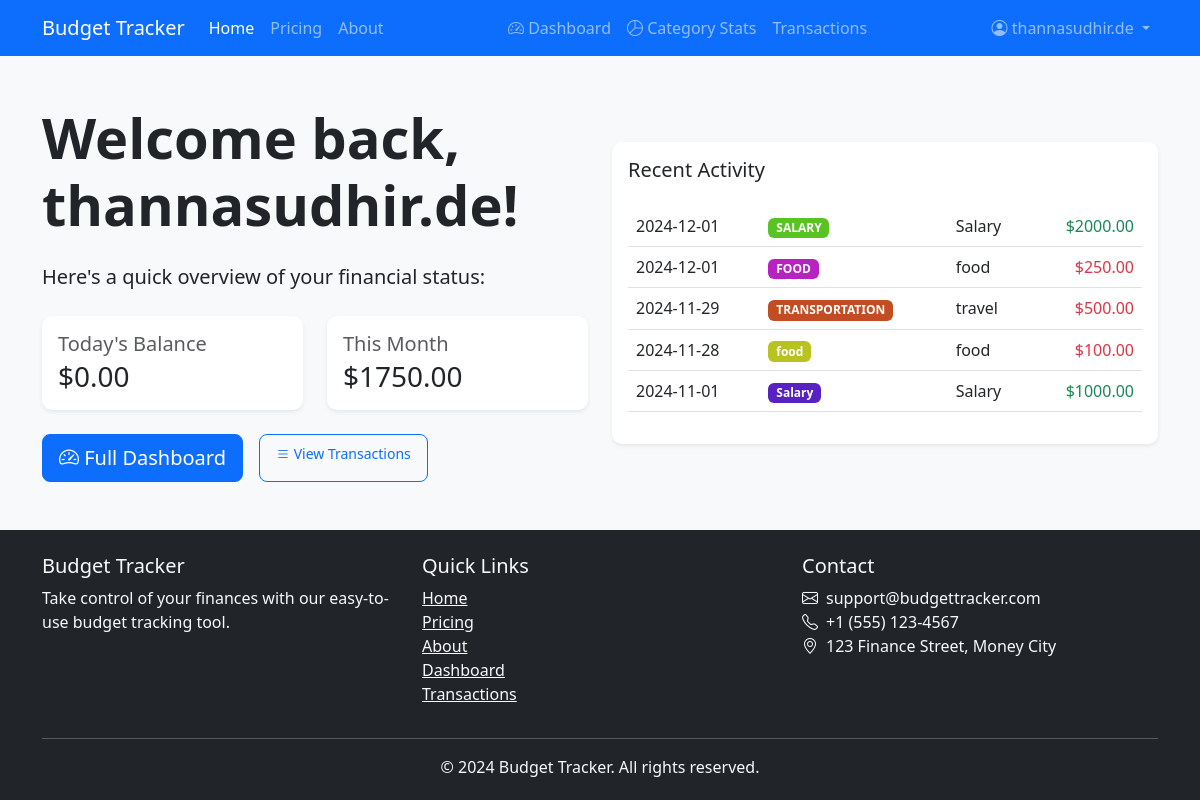
/ (signed in), run on the app's committed database.
### models.py (models this page shows, shortened)
class User(UserMixin, db.Model):
    __tablename__ = 'user'
    id = db.Column(db.Integer, primary_key=True)
    username = db.Column(db.String(80), unique=True, nullable=False)
    email = db.Column(db.String(120), unique=True, nullable=False)
    password_hash = db.Column(db.String(128))
    role = db.Column(db.Enum(UserRole), default=UserRole.NORMAL)
    is_active = db.Column(db.Boolean, default=True, nullable=False)
    trial_end_date = db.Column(db.DateTime, nullable=True)
    created_at = db.Column(db.DateTime, nullable=False, default=datetime.utcnow)
    updated_at = db.Column(db.DateTime, onupdate=datetime.utcnow)
    last_login = db.Column(db.DateTime)
    reset_token = db.Column(db.String(100), unique=True)
    reset_token_expires = db.Column(db.DateTime)
    transactions = db.relationship('BudgetTransaction', backref='user', lazy=True)
    feedback_submissions = db.relationship('Feedback', backref=db.backref('submitted_by', lazy=True), lazy=True)
    budgets = db.relationship('UserBudget', backref='user', lazy=True)

class BudgetTransaction(db.Model):
    __tablename__ = 'budget_transaction'
    id = db.Column(db.Integer, primary_key=True)
    amount = db.Column(db.Float, nullable=False)
    description = db.Column(db.String(200), nullable=False)
    type = db.Column(db.String(20), nullable=False)
    date = db.Column(db.DateTime, nullable=False, default=datetime.utcnow)
    category = db.Column(db.String(50), nullable=False, default='UNCATEGORIZED')
    user_id = db.Column(db.Integer, db.ForeignKey('user.id'), nullable=False)
    created_at = db.Column(db.DateTime, nullable=False, default=datetime.utcnow)
    updated_at = db.Column(db.DateTime, onupdate=datetime.utcnow)

### routes.py (the view)
    @app.route('/')
    def home():
        if current_user.is_authenticated:
            today_start = datetime.combine(datetime.now().date(), datetime.min.time())
            today_end = datetime.combine(datetime.now().date(), datetime.max.time())
            today_transactions = BudgetTransaction.query.filter(
                BudgetTransaction.user_id == current_user.id,
                BudgetTransaction.date.between(today_start, today_end)
            ).all()
            today_balance = sum(t.amount for t in today_transactions)
            month_start = datetime.now().replace(day=1, hour=0, minute=0, second=0, microsecond=0)
            month_end = datetime.now()
            month_transactions = BudgetTransaction.query.filter(
                BudgetTransaction.user_id == current_user.id,
                BudgetTransaction.date.between(month_start, month_end)
            ).all()
            month_balance = sum(t.amount for t in month_transactions)
            all_transactions = BudgetTransaction.query.filter_by(
                user_id=current_user.id
            ).all()
            total_balance = sum(t.amount for t in all_transactions)
            recent_transactions = BudgetTransaction.query.filter_by(
                user_id=current_user.id
            ).order_by(BudgetTransaction.date.desc()).limit(5).all()
            return render_template('home.html',
                today_balance=today_balance,
                month_balance=month_balance,
                total_balance=total_balance,  # Added this line
                recent_transactions=recent_transactions
            )
        return render_template('home.html')

### routes.py (called while the page is built)
def generate_color_for_category(category_name):
    hash_value = sum(ord(c) for c in category_name)
    hue = hash_value % 360  # 0-359 degrees
    saturation = 70  # Constant saturation
    lightness = 45  # Constant lightness
    return f'hsl({hue}, {saturation}%, {lightness}%)'

### templates/home.html (shortened to what this page needs)
{% extends "base.html" %}
{% block content %}
<div class="container-fluid px-0">
    <div class="{% if current_user.is_authenticated %}bg-light{% else %}bg-primary text-white{% endif %} py-5">
        <div class="container">
            <div class="row align-items-center">
                <div class="col-lg-6">
                    {% if current_user.is_authenticated %}
                    <h1 class="display-4 fw-bold mb-4">Welcome back, {{ current_user.username }}!</h1>
                    <p class="lead mb-4">Here's a quick overview of your financial status:</p>
                    <div class="row g-4 mb-4">
                        <div class="col-md-6">
                            <div class="card border-0 shadow-sm">
                                <div class="card-body">
                                    <h5 class="card-title text-muted mb-1">Today's Balance</h5>
                                    <h3 class="mb-0">
                                        <span class="currency-symbol">$</span><span data-amount="{{ today_balance }}">{{ "%.2f"|format(today_balance|abs) }}</span>
                                    </h3>
                                </div>
                            </div>
                        </div>
                        <div class="col-md-6">
                            <div class="card border-0 shadow-sm">
                                <div class="card-body">
                                    <h5 class="card-title text-muted mb-1">This Month</h5>
                                    <h3 class="mb-0">
                                        <span class="currency-symbol">$</span><span data-amount="{{ month_balance }}">{{ "%.2f"|format(month_balance|abs) }}</span>
                                    </h3>
                                </div>
                            </div>
                        </div>
                    </div>
                    <div class="d-flex gap-3">
                        <a href="{{ url_for('dashboard') }}" class="btn btn-primary btn-lg">
                            <i class="bi bi-speedometer2"></i> Full Dashboard
                        </a>
                        <a href="{{ url_for('view_transactions') }}" class="btn btn-outline-primary btn-sm no-print">
                            <i class="bi bi-list"></i> View Transactions
                        </a>
                    </div>
                    {% endif %}
                </div>
                <div class="col-lg-6">
                    {% if current_user.is_authenticated %}
                    <div class="card border-0 shadow-sm">
                        <div class="card-body">
                            <h5 class="card-title mb-4">Recent Activity</h5>
                            {% if recent_transactions %}
                            <div class="table-responsive">
                                <table class="table table-hover">
                                    <tbody>
                                        {% for transaction in recent_transactions %}
                                        <tr>
                                            <td>{{ transaction.date.strftime('%Y-%m-%d') }}</td>
                                            <td>
                                                <span class="badge" style="background-color: {{ generate_color_for_category(transaction.category) }}">
                                                    {{ transaction.category }}
                                                </span>
                                            </td>
                                            <td>{{ transaction.description }}</td>
                                            <td class="text-end {{ 'text-success' if transaction.amount > 0 else 'text-danger' }}">
                                                ${{ '%0.2f'|format(transaction.amount|abs) }}
                                            </td>
                                        </tr>
                                        {% endfor %}
                                    </tbody>
                                </table>
                            </div>
                            {% else %}
                            <p class="text-muted text-center mb-0">No recent transactions</p>
                            {% endif %}
                        </div>
                    </div>
                    {% else %}
                    <img src="{{ url_for('static', filename='img/hero-image.svg') }}" alt="Budget Tracking" class="img-fluid">
                    {% endif %}
                </div>
            </div>
        </div>
    </div>
</div>
{% endblock %}

### templates/base.html (shortened to what this page needs)
<!DOCTYPE html>
<html lang="en">
<head>
    <link href="https://cdn.jsdelivr.net/npm/bootstrap@5.3.0/dist/css/bootstrap.min.css" rel="stylesheet">
    <link rel="stylesheet" href="https://cdn.jsdelivr.net/npm/bootstrap-icons@1.7.2/font/bootstrap-icons.css">
    <link rel="stylesheet" href="{{ url_for('static', filename='css/style.css') }}">
</head>
<body>
    <nav class="navbar navbar-expand-lg navbar-dark bg-primary">
        <div class="container">
            <a class="navbar-brand" href="{{ url_for('home') }}">Budget Tracker</a>
            <div class="collapse navbar-collapse" id="navbarNav">
                <ul class="navbar-nav me-auto">
                    <li class="nav-item">
                        <a class="nav-link {% if request.endpoint == 'home' %}active{% endif %}" href="{{ url_for('home') }}">Home</a>
                    </li>
                    <li class="nav-item">
                        <a class="nav-link {% if request.endpoint == 'pricing' %}active{% endif %}" href="{{ url_for('pricing') }}">Pricing</a>
                    </li>
                    <li class="nav-item">
                        <a class="nav-link {% if request.endpoint == 'about' %}active{% endif %}" href="{{ url_for('about') }}">About</a>
                    </li>
                </ul>
                <div class="navbar-nav">
                    {% if current_user.is_authenticated %}
                    <a class="nav-link {{ 'active' if request.endpoint == 'dashboard' }}" href="{{ url_for('dashboard') }}">
                        <i class="bi bi-speedometer2"></i> Dashboard
                    </a>
                    <a class="nav-link {{ 'active' if request.endpoint == 'category_stats' }}" href="{{ url_for('category_stats') }}">
                        <i class="bi bi-pie-chart"></i> Category Stats
                    </a>
                    <a class="nav-link {% if request.endpoint == 'view_transactions' %}active{% endif %}" href="{{ url_for('view_transactions') }}">Transactions</a>
                    {% endif %}
                </div>
                <div class="navbar-nav ms-auto">
                    {% if current_user.is_authenticated %}
                        <div class="nav-item dropdown">
                        <a class="nav-link dropdown-toggle" href="#" id="userDropdown" role="button" data-bs-toggle="dropdown" aria-expanded="false">
                            <i class="bi bi-person-circle"></i>
                            {{ current_user.username }}
                        </a>
                    </div>
                    {% else %}
                    <a class="nav-link" href="{{ url_for('login') }}">Login</a>
                    <a class="nav-link" href="{{ url_for('register') }}">Register</a>
                    {% endif %}
                </div>
            </div>
        </div>
    </nav>
    {% block content %}{% endblock %}
    <footer class="bg-dark text-light py-4 mt-auto">
        <div class="container">
            <div class="row">
                <div class="col-md-4">
                    <h5>Budget Tracker</h5>
                    <p>Take control of your finances with our easy-to-use budget tracking tool.</p>
                </div>
                <div class="col-md-4">
                    <h5>Quick Links</h5>
                    <ul class="list-unstyled">
                        <li><a href="{{ url_for('home') }}" class="text-light">Home</a></li>
                        <li><a href="{{ url_for('pricing') }}" class="text-light">Pricing</a></li>
                        <li><a href="{{ url_for('about') }}" class="text-light">About</a></li>
                        {% if current_user.is_authenticated %}
                        <li><a href="{{ url_for('dashboard') }}" class="text-light">Dashboard</a></li>
                        <li><a href="{{ url_for('view_transactions') }}" class="text-light">Transactions</a></li>
                        {% endif %}
                    </ul>
                </div>
                <div class="col-md-4">
                    <h5>Contact</h5>
                    <ul class="list-unstyled">
                        <li><i class="bi bi-envelope me-2"></i>support@budgettracker.com</li>
                        <li><i class="bi bi-telephone me-2"></i>+1 (555) 123-4567</li>
                        <li><i class="bi bi-geo-alt me-2"></i>123 Finance Street, Money City</li>
                    </ul>
                </div>
            </div>
            <hr>
            <div class="text-center">
                <p class="mb-0">&copy; 2024 Budget Tracker. All rights reserved.</p>
            </div>
        </div>
    </footer>
</body>
</html>

### static/css/style.css (style rules this page uses)
body { background-color: #f8f9fa; }
.card { border-radius: 10px; border: none; }
.btn { border-radius: 8px; padding: 8px 16px; }
.shadow-sm { box-shadow: 0 0.125rem 0.25rem rgba(0,0,0,.075) !important; }

### data on the page
User: username "thannasudhir.de"
BudgetTransaction: amount|abs "2000.00"
BudgetTransaction: amount|abs "250.00"
BudgetTransaction: amount|abs "500.00"
BudgetTransaction: amount|abs "100.00"
BudgetTransaction: amount|abs "1000.00"

### other printed values
{{ "%.2f"|format(today_balance|abs) }} "0.00"
{{ "%.2f"|format(month_balance|abs) }} "1750.00"
